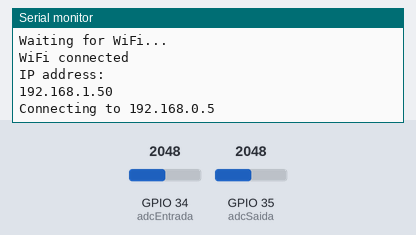
This sketch was run on a simulated ESP32. On the bench: the last lines printed to the serial monitor. Inputs (shaded band) come from the test bench; at power-on: GPIO 34 (adcEntrada) = 2048, GPIO 35 (adcSaida) = 2048. WiFi joins after 1.5 s; servers stay silent unless stated.

Above: at 3.2 s.
3.3 s: GPIO 34 (adcEntrada) set to 0
At 4.5 s:
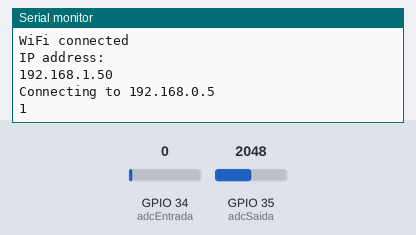
4.8 s: GPIO 35 (adcSaida) set to 0
At 5.8 s:
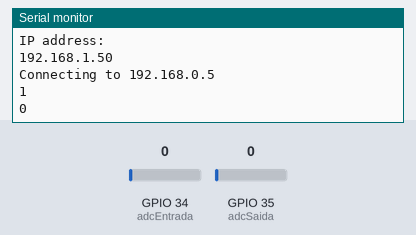

The sketch:

espClient.ino
```cpp
/*
    This sketch sends a message to a TCP server

*/

#include <WiFi.h>
#include <WiFiMulti.h>

WiFiMulti WiFiMulti;

uint8_t adcEntrada = 34;
uint8_t adcSaida = 35;

WiFiClient client;

uint16_t entradaValor = 0;
uint16_t saidaValor = 0;
uint16_t pessoas = 0;

boolean start = 0;
boolean atual = 0;
boolean passEntrada = 0;
boolean passSaida = 0;
boolean startTX = 0;

unsigned long previousMillis = 0;

byte dado = 0;

const long interval = 15000;

void setup()
{
  Serial.begin(115200);
  delay(10);

  // We start by connecting to a WiFi network
  WiFiMulti.addAP("raspberryfefo", "hqztwwiw");

  Serial.println();
  Serial.println();
  Serial.print("Waiting for WiFi... ");

  while (WiFiMulti.run() != WL_CONNECTED) {
    Serial.print(".");
    delay(500);
  }

  Serial.println("");
  Serial.println("WiFi connected");
  Serial.println("IP address: ");
  Serial.println(WiFi.localIP());

  delay(500);
}


void loop()
{
  unsigned long currentMillis = millis();

  if ( currentMillis - previousMillis >= interval)
  {
    previousMillis = currentMillis;
    atual = 1;
  }

  const uint16_t port = 54000;
  const char * host = "192.168.0.5"; // ip or dns

  if (start == 0)
  {
    Serial.print("Connecting to ");
    Serial.println(host);

    if (!client.connect(host, port)) {
      Serial.println("Connection failed.");
      Serial.println("Waiting 5 seconds before retrying...");
      delay(5000);
      return;
    }
  }

  if (analogRead(adcEntrada) == 0)
  {
    if (passEntrada == 0)
    {
      pessoas += 1;
      Serial.println(pessoas);
      passEntrada = 1;
    }
  }
  else if (analogRead(adcEntrada) != 0)
  {
    passEntrada = 0;
  }
  if (analogRead(adcSaida) == 0)
  {
    if (passSaida == 0)
    {
      pessoas -= 1;
      Serial.println(pessoas);
      passSaida = 1;
    }
  }
  else if (analogRead(adcSaida) != 0)
  {
    passSaida = 0;
  }

  if (atual == 1)
  {
    // This will send a request to the server

    //read back one line from the server
    String line = client.readStringUntil('\r');
    client.println("\npessoas: ");
    client.print(pessoas);
    atual = 0;
  }

  if (Serial.available())
  {
    dado = Serial.read();
    if (dado == 's')
    {
      client.stop();
    }
    if (dado == 'p')
    {
      startTX = 1;
    }
  }
  start = 1;
}
```

Measured:
- after the input at 3.3 s, the serial monitor: prints a new line at once (image 1)
- after the input at 4.8 s, the serial monitor: prints a new line at once (image 2)
